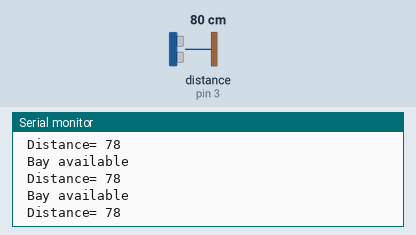
Simulated run of this sketch. Board: Arduino Uno, built with avr-gcc and run on an emulated ATmega328P. Parts: the last lines printed to the serial monitor. Wiring (inferred from the names in the program): ultrasonic range finder: trigger pin 2; echo pin 3. The inputs (shaded band) are chosen by the test bench; at power-on: distance to the obstacle (sensor on pin 3) 80 cm. The echo pulse lasts 58.3 µs per cm.

Above: at 1.3 s.
1.4 s: distance to the obstacle (sensor on pin 3) set to 2 cm
At 1.83 s:
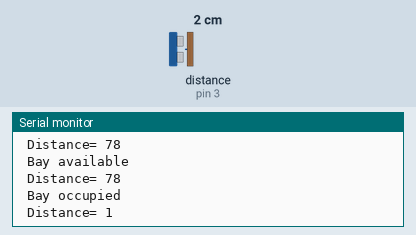
3.5 s: distance to the obstacle (sensor on pin 3) set to 120 cm
At 3.85 s:
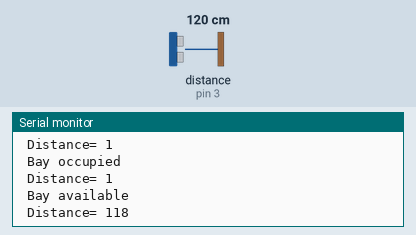
6.5 s: distance to the obstacle (sensor on pin 3) set to 4 cm
At 6.88 s:
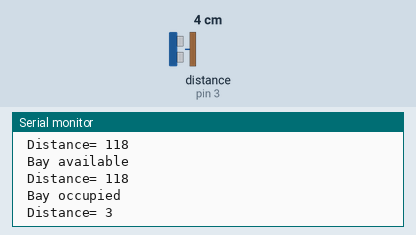
9.5 s: distance to the obstacle (sensor on pin 3) set to 9 cm
At 9.89 s:
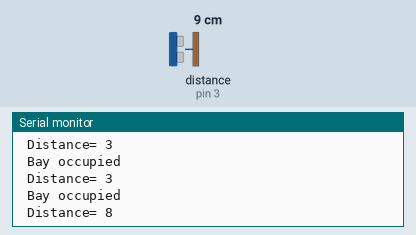
Timing chart, 0 to 12.5 s (numbered marks = the images above; inputs shaded):
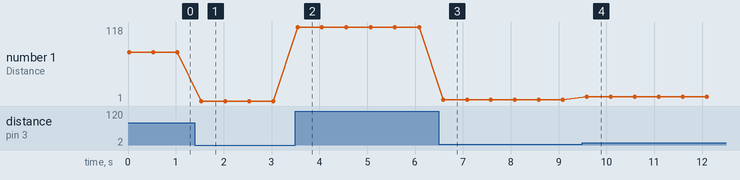

Measured:
- after the input at 1.4 s, the serial monitor: prints a new line after 0.12 s (image 1)
- after the input at 3.5 s, the serial monitor: prints a new line after 0.05 s (image 2)
- after the input at 6.5 s, the serial monitor: prints a new line after 0.07 s (image 3)
- after the input at 9.5 s, the serial monitor: prints a new line after 0.09 s (image 4)
- plotted number 1: 78 → 1 after the input at 1.4 s, 1 → 118 after the input at 3.5 s, 118 → 3 after the input at 6.5 s, 3 → 8 after the input at 9.5 s

The sketch:

codeforsensors.ino
```cpp
const int trigPin = 2;
const int echoPin = 3;

long time;
int distance;

void setup() {
pinMode(trigPin, OUTPUT);
pinMode(echoPin, INPUT);
Serial.begin(9600);
}

void loop() {
digitalWrite(trigPin, LOW);
delayMicroseconds(10);
digitalWrite(trigPin, HIGH);
delayMicroseconds(10);

digitalWrite(trigPin, LOW);
time = pulseIn(echoPin, HIGH);
distance= (time*0.034)/2;

if (distance <= 10)
        {
        Serial.println (" Bay occupied ");
        Serial.print (" Distance= ");
        Serial.println (distance);
        delay (500);
        }
else
{
        Serial.println (" Bay available ");
        Serial.print (" Distance= ");
        Serial.println (distance);
        delay (500);
}
}
```
